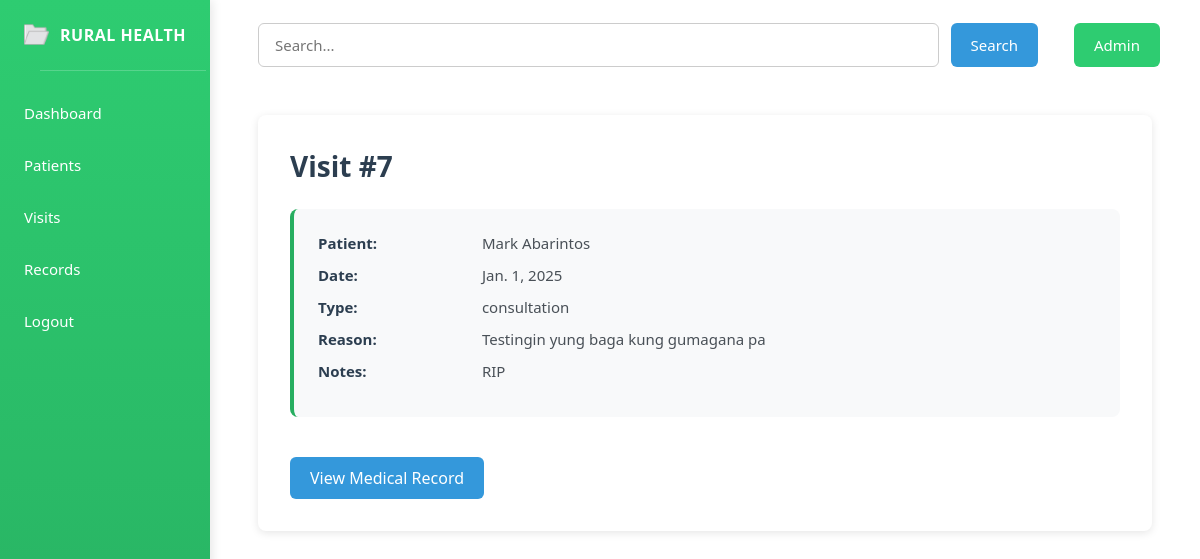
The page /visits/7/ (signed in) on the database its author committed.
### app/models.py (models this page shows, shortened)
class Visit(models.Model):
    visit_id = models.AutoField(primary_key=True)
    patient = models.ForeignKey(Patient, on_delete=models.CASCADE)
    visit_number = models.PositiveIntegerField(editable=False, null=True, blank=True)
    user = models.ForeignKey(User, on_delete=models.CASCADE)
    visit_date = models.DateField()
    visit_type = models.CharField(max_length=50)
    reason = models.TextField()
    notes = models.TextField(blank=True, null=True)

class Patient(models.Model):
    patient_id = models.AutoField(primary_key=True)  # internal DB id
    case_no = models.PositiveIntegerField(
        unique=True,
        null=True,
        blank=True,
        editable=False
    )
    first_name = models.CharField(max_length=100)
    middle_name = models.CharField(max_length=100, blank=True, null=True)
    last_name = models.CharField(max_length=100)
    date_of_birth = models.DateField()
    gender = models.CharField(max_length=10)
    address = models.TextField()
    contact_no = models.CharField(max_length=20)
    emergency_contact = models.CharField(max_length=20)

### app/views.py (the view)
# urls.py: path("visits/<int:pk>/", VisitDetailView.as_view(), name="visit-detail"),
class VisitDetailView(LoginRequiredMixin, DetailView):
    model = Visit
    template_name = "app/visit_detail.html"

### app/templates/app/visit_detail.html (shortened to what this page needs)
{% extends "app/base.html" %}
{% load static %}
{% block content %}
<section class="visit-detail-section">
    <h2 class="section-title">Visit #{{ object.visit_id }}</h2>
    <div class="visit-info">
        <p><strong>Patient:</strong> {{ object.patient.first_name }} {{ object.patient.last_name }}</p>
        <p><strong>Date:</strong> {{ object.visit_date }}</p>
        <p><strong>Type:</strong> {{ object.visit_type }}</p>
        <p><strong>Reason:</strong> {{ object.reason }}</p>
        <p><strong>Notes:</strong> {{ object.notes }}</p>
    </div>
    {% if object.medicalrecord %}
    <p>
        <a href="{% url 'record-detail' object.medicalrecord.pk %}" class="record-link">
            View Medical Record
        </a>
    </p>
    {% else %}
    <p>No medical record yet.</p>
    {% endif %}
</section>
{% endblock %}

### static/css/base.css (style rules this page uses)
* { margin: 0; padding: 0; box-sizing: border-box; font-family: 'Segoe UI', Roboto, 'Helvetica Neue', Arial, sans-serif; }
h2.section-title { font-size: 28px; font-weight: 600; border-radius: 8px; color: #2c3e50; margin-bottom: 24px; }
.record-link { display: inline-block; padding: 10px 20px; background-color: #3498db; color: white; text-decoration: none; border-radius: 6px; font-weight: 500; transition: background-color 0.3s; margin-top: 16px; }
section { background: white; padding: 32px; border-radius: 8px; box-shadow: 0 2px 8px rgba(0,0,0,0.1); margin: 24px; }
.patient-info, .visit-info { background: #f8f9fa; padding: 24px; border-radius: 8px; margin-bottom: 24px; border-left: 4px solid #27ae60; }
.patient-info p, .visit-info p { margin-bottom: 12px; font-size: 15px; color: #495057; }
.patient-info strong, .visit-info strong { color: #2c3e50; font-weight: 600; display: inline-block; min-width: 160px; }

### rows shown on the page
Visit: visit_id "7", patient.first_name "Mark", patient.last_name "Abarintos", visit_date "Jan. 1, 2025", visit_type "consultation", reason "Testingin yung baga kung gumagana pa", notes "RIP"
